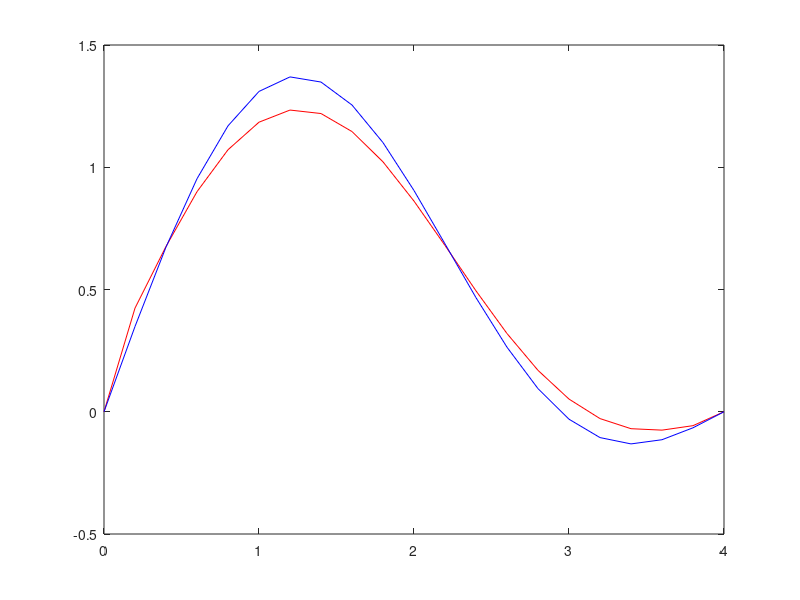

Reproduce this figure in MATLAB.
%% ADI method
close all
clear 
clc
%% initial
 L=4;
 t=0.4
 dx=0.2;
 dt=0.2;
 nx=L/dx +1;
 nt=t/dt +1;
 alpha=2/pi;
 S= (alpha^2) * dt/(dx^2);
 x=linspace(0,L,nx)
 t=linspace(0,t,nt)
 U0=sin((pi*x)/4) + sin((pi*x)/2);
 U1=zeros(1,nx);
 F=zeros(1,nx);
 U0(1)=0;
 U0(nx)=0;
 A= diag((2+2*S)*ones(1,nx)) + diag(-S*ones(1,nx-1),1) + diag(-S*ones(1,nx-1),-1)
 B= diag((2-2*S)*ones(1,nx)) + diag(S*ones(1,nx-1),1) + diag(S*ones(1,nx-1),-1)
 %% code
 for j=1:nt
    for i=2:nx-1
        U1=(A/B)\U0'
        F(i)= (exp(-t(j))*sin(pi*x(i)/2)) + (exp(-t(j)/4)*sin(pi*x(i)/4));
    end
    U0=U1';
    U0(1)=0;
    U0(nx)=0;
 end
 %% plot
 plot(x, U0,'r')
 hold on
 plot(x, F, 'b')
